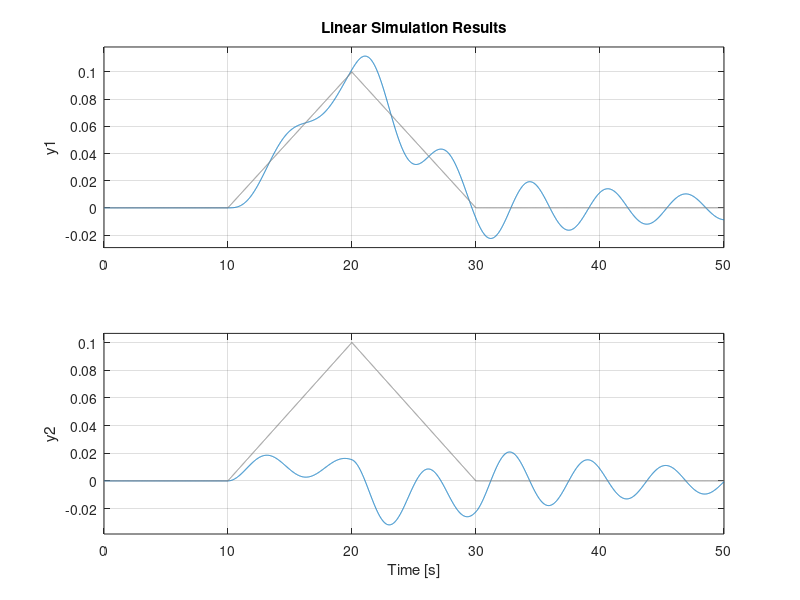

MATLAB code to generate this figure:
clear all, close all, clc

A = [0 1; -1 -.1];
B = [0;1];
C = eye(2);
D = [0;0];

sys = ss(A,B,C,D);


impulse(sys, 100);

%% tirangle shaped signal
t=0:.01:50;
u = 0*t;
u(1001:2000) = (1:1000)/10000;
u(2001:3000) = (1000-(1:1000))/10000;
plot(t,u)
lsim(sys,u,t)